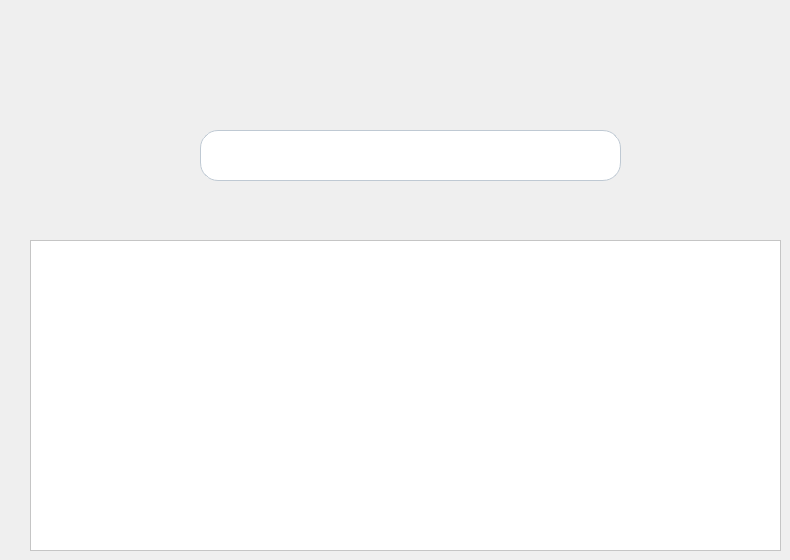
             <widget class="QWidget" name="page">
              <widget class="QLineEdit" name="search_bar">
               <property name="geometry">
                <rect>
                 <x>200</x>
                 <y>130</y>
                 <width>421</width>
                 <height>51</height>
                </rect>
               </property>
               <property name="styleSheet">
                <string notr="true"> #search_bar {
	background-color:white; 
	border:1px solid #BFC9D3 ; 
	border-radius:18px ;  
}
</string>
               </property>
              </widget>
              <widget class="QPushButton" name="search_button">
               <property name="geometry">
                <rect>
                 <x>570</x>
                 <y>130</y>
                 <width>51</width>
                 <height>51</height>
                </rect>
               </property>
               <property name="cursor">
                <cursorShape>PointingHandCursor</cursorShape>
               </property>
               <property name="styleSheet">
                <string notr="true">QPushButton {	
	background-color: transparent ;
	border-radius:20px ; 
	background:url(:/icons/tsawer/search.svg) no-repeat  center center; 
} 

QPushButton::hover {
		background:url(:/icons/tsawer/search_hover.svg) no-repeat  center center; 
}</string>
               </property>
               <property name="text">
                <string/>
               </property>
              </widget>
              <widget class="QLabel" name="label_20">
               <property name="geometry">
                <rect>
                 <x>270</x>
                 <y>-40</y>
                 <width>271</width>
                 <height>271</height>
                </rect>
               </property>
               <property name="text">
                <string/>
               </property>
               <property name="pixmap">
                <pixmap resource="Resources.qrc">:/icons/tsawer/FindMyGear-removebg-preview.png</pixmap>
               </property>
               <property name="scaledContents">
                <bool>true</bool>
               </property>
              </widget>
              <widget class="QTableView" name="tableView_6">
               <property name="geometry">
                <rect>
                 <x>30</x>
                 <y>240</y>
                 <width>751</width>
                 <height>311</height>
                </rect>
               </property>
               <property name="styleSheet">
                <string notr="true">QTableView {
    background-color : white ; 
    color: black;
    font: 12px;
}
QHeaderView::section {
    background-color: #0F141E;
    color: white;
    height: 30px;
    font: 15px;
}
QHeaderView::section:first {
    border-top-left-radius: 5px;
}
QHeaderView::section:second {
    border: 1px solid ;
}
QHeaderView::section:last {
    border-top-right-radius: 5px;
}
QScrollBar:vertical {
    background: #dee2e6;
}
 QScrollBar::handle:vertical {
    background: #dee2e6;
 }
QScrollBar:horizontal {
    background: #dee2e6;
}
 QScrollBar::handle:horizontal {
    background: #dee2e6;
 }</string>
               </property>
               <attribute name="horizontalHeaderDefaultSectionSize">
                <number>400</number>
               </attribute>
              </widget>
             </widget>
